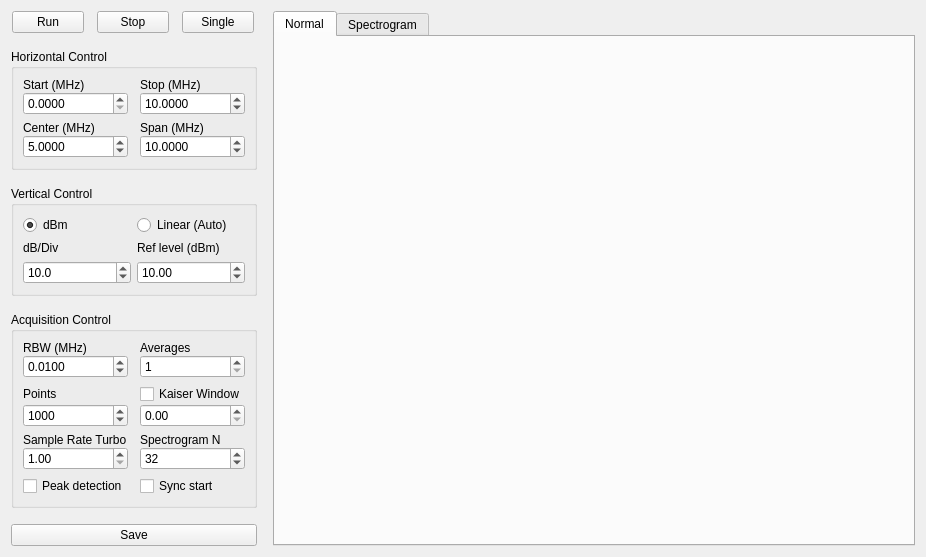
<?xml version="1.0" encoding="UTF-8"?>
<ui version="4.0">
 <class>ESA</class>
 <widget class="QWidget" name="ESA">
  <property name="geometry">
   <rect>
    <x>0</x>
    <y>0</y>
    <width>926</width>
    <height>511</height>
   </rect>
  </property>
  <property name="windowTitle">
   <string>ESA - Virtual Telecom Lab</string>
  </property>
  <layout class="QGridLayout" name="gridLayout">
   <item row="0" column="0">
    <layout class="QHBoxLayout" name="horizontalLayout">
     <property name="spacing">
      <number>16</number>
     </property>
     <property name="topMargin">
      <number>0</number>
     </property>
     <item>
      <layout class="QVBoxLayout" name="verticalLayout_9">
       <property name="sizeConstraint">
        <enum>QLayout::SetMinimumSize</enum>
       </property>
       <property name="leftMargin">
        <number>0</number>
       </property>
       <item>
        <layout class="QHBoxLayout" name="horizontalLayout_2">
         <property name="spacing">
          <number>12</number>
         </property>
         <property name="sizeConstraint">
          <enum>QLayout::SetMinimumSize</enum>
         </property>
         <property name="leftMargin">
          <number>0</number>
         </property>
         <property name="rightMargin">
          <number>0</number>
         </property>
         <item>
          <widget class="QPushButton" name="startBut">
           <property name="sizePolicy">
            <sizepolicy hsizetype="Minimum" vsizetype="Fixed">
             <horstretch>0</horstretch>
             <verstretch>0</verstretch>
            </sizepolicy>
           </property>
           <property name="minimumSize">
            <size>
             <width>0</width>
             <height>0</height>
            </size>
           </property>
           <property name="maximumSize">
            <size>
             <width>72</width>
             <height>16777215</height>
            </size>
           </property>
           <property name="text">
            <string>Run</string>
           </property>
          </widget>
         </item>
         <item>
          <widget class="QPushButton" name="stopBut">
           <property name="sizePolicy">
            <sizepolicy hsizetype="Minimum" vsizetype="Fixed">
             <horstretch>0</horstretch>
             <verstretch>0</verstretch>
            </sizepolicy>
           </property>
           <property name="minimumSize">
            <size>
             <width>0</width>
             <height>0</height>
            </size>
           </property>
           <property name="maximumSize">
            <size>
             <width>72</width>
             <height>16777215</height>
            </size>
           </property>
           <property name="text">
            <string>Stop</string>
           </property>
          </widget>
         </item>
         <item>
          <widget class="QPushButton" name="singleBut">
           <property name="maximumSize">
            <size>
             <width>72</width>
             <height>16777215</height>
            </size>
           </property>
           <property name="text">
            <string>Single</string>
           </property>
          </widget>
         </item>
        </layout>
       </item>
       <item>
        <spacer name="verticalSpacer_9">
         <property name="orientation">
          <enum>Qt::Vertical</enum>
         </property>
         <property name="sizeHint" stdset="0">
          <size>
           <width>20</width>
           <height>40</height>
          </size>
         </property>
        </spacer>
       </item>
       <item>
        <widget class="QGroupBox" name="groupBox">
         <property name="sizePolicy">
          <sizepolicy hsizetype="Minimum" vsizetype="Preferred">
           <horstretch>0</horstretch>
           <verstretch>0</verstretch>
          </sizepolicy>
         </property>
         <property name="title">
          <string>Horizontal Control</string>
         </property>
         <layout class="QGridLayout" name="gridLayout_2">
          <property name="horizontalSpacing">
           <number>12</number>
          </property>
          <property name="verticalSpacing">
           <number>6</number>
          </property>
          <item row="0" column="1">
           <layout class="QVBoxLayout" name="verticalLayout_8">
            <property name="topMargin">
             <number>0</number>
            </property>
            <item>
             <widget class="QLabel" name="label_2">
              <property name="maximumSize">
               <size>
                <width>128</width>
                <height>16777215</height>
               </size>
              </property>
              <property name="text">
               <string>Stop (MHz)</string>
              </property>
              <property name="alignment">
               <set>Qt::AlignLeading|Qt::AlignLeft|Qt::AlignVCenter</set>
              </property>
             </widget>
            </item>
            <item>
             <widget class="QDoubleSpinBox" name="stopSpin">
              <property name="maximumSize">
               <size>
                <width>128</width>
                <height>16777215</height>
               </size>
              </property>
              <property name="keyboardTracking">
               <bool>false</bool>
              </property>
              <property name="decimals">
               <number>4</number>
              </property>
              <property name="maximum">
               <double>20000.000000000000000</double>
              </property>
              <property name="value">
               <double>10.000000000000000</double>
              </property>
             </widget>
            </item>
           </layout>
          </item>
          <item row="0" column="0">
           <layout class="QVBoxLayout" name="verticalLayout_7">
            <item>
             <widget class="QLabel" name="label">
              <property name="maximumSize">
               <size>
                <width>128</width>
                <height>16777215</height>
               </size>
              </property>
              <property name="text">
               <string>Start (MHz)</string>
              </property>
              <property name="alignment">
               <set>Qt::AlignLeading|Qt::AlignLeft|Qt::AlignVCenter</set>
              </property>
             </widget>
            </item>
            <item>
             <widget class="QDoubleSpinBox" name="startSpin">
              <property name="maximumSize">
               <size>
                <width>128</width>
                <height>16777215</height>
               </size>
              </property>
              <property name="keyboardTracking">
               <bool>false</bool>
              </property>
              <property name="decimals">
               <number>4</number>
              </property>
              <property name="maximum">
               <double>20000.000000000000000</double>
              </property>
             </widget>
            </item>
           </layout>
          </item>
          <item row="3" column="1">
           <layout class="QVBoxLayout" name="verticalLayout_11">
            <property name="topMargin">
             <number>0</number>
            </property>
            <item>
             <widget class="QLabel" name="label_4">
              <property name="maximumSize">
               <size>
                <width>128</width>
                <height>16777215</height>
               </size>
              </property>
              <property name="text">
               <string>Span (MHz)</string>
              </property>
              <property name="alignment">
               <set>Qt::AlignLeading|Qt::AlignLeft|Qt::AlignVCenter</set>
              </property>
             </widget>
            </item>
            <item>
             <widget class="QDoubleSpinBox" name="spanSpin">
              <property name="maximumSize">
               <size>
                <width>128</width>
                <height>16777215</height>
               </size>
              </property>
              <property name="keyboardTracking">
               <bool>false</bool>
              </property>
              <property name="decimals">
               <number>4</number>
              </property>
              <property name="minimum">
               <double>0.001000000000000</double>
              </property>
              <property name="maximum">
               <double>20000.000000000000000</double>
              </property>
              <property name="value">
               <double>10.000000000000000</double>
              </property>
             </widget>
            </item>
           </layout>
          </item>
          <item row="3" column="0">
           <layout class="QVBoxLayout" name="verticalLayout_10">
            <item>
             <widget class="QLabel" name="label_3">
              <property name="maximumSize">
               <size>
                <width>128</width>
                <height>16777215</height>
               </size>
              </property>
              <property name="text">
               <string>Center (MHz)</string>
              </property>
              <property name="alignment">
               <set>Qt::AlignLeading|Qt::AlignLeft|Qt::AlignVCenter</set>
              </property>
             </widget>
            </item>
            <item>
             <widget class="QDoubleSpinBox" name="centerSpin">
              <property name="maximumSize">
               <size>
                <width>128</width>
                <height>16777215</height>
               </size>
              </property>
              <property name="keyboardTracking">
               <bool>false</bool>
              </property>
              <property name="decimals">
               <number>4</number>
              </property>
              <property name="maximum">
               <double>20000.000000000000000</double>
              </property>
              <property name="value">
               <double>5.000000000000000</double>
              </property>
             </widget>
            </item>
           </layout>
          </item>
         </layout>
        </widget>
       </item>
       <item>
        <widget class="QGroupBox" name="groupBox_2">
         <property name="title">
          <string>Vertical Control</string>
         </property>
         <layout class="QGridLayout" name="gridLayout_3">
          <item row="0" column="0">
           <widget class="QRadioButton" name="dbmRadio">
            <property name="text">
             <string>dBm</string>
            </property>
            <property name="checked">
             <bool>true</bool>
            </property>
           </widget>
          </item>
          <item row="0" column="1">
           <widget class="QRadioButton" name="linRadio">
            <property name="text">
             <string>Linear (Auto)</string>
            </property>
           </widget>
          </item>
          <item row="1" column="0">
           <layout class="QVBoxLayout" name="verticalLayout_12">
            <property name="topMargin">
             <number>0</number>
            </property>
            <item>
             <widget class="QLabel" name="label_7">
              <property name="text">
               <string>dB/Div</string>
              </property>
             </widget>
            </item>
            <item>
             <widget class="QDoubleSpinBox" name="dbdivSpin">
              <property name="keyboardTracking">
               <bool>false</bool>
              </property>
              <property name="decimals">
               <number>1</number>
              </property>
              <property name="minimum">
               <double>0.100000000000000</double>
              </property>
              <property name="maximum">
               <double>30.000000000000000</double>
              </property>
              <property name="value">
               <double>10.000000000000000</double>
              </property>
             </widget>
            </item>
           </layout>
          </item>
          <item row="1" column="1">
           <layout class="QVBoxLayout" name="verticalLayout_13">
            <item>
             <widget class="QLabel" name="label_8">
              <property name="text">
               <string>Ref level (dBm)</string>
              </property>
             </widget>
            </item>
            <item>
             <widget class="QDoubleSpinBox" name="reflevelSpin">
              <property name="keyboardTracking">
               <bool>false</bool>
              </property>
              <property name="minimum">
               <double>-300.000000000000000</double>
              </property>
              <property name="maximum">
               <double>100.000000000000000</double>
              </property>
              <property name="value">
               <double>10.000000000000000</double>
              </property>
             </widget>
            </item>
           </layout>
          </item>
         </layout>
        </widget>
       </item>
       <item>
        <widget class="QGroupBox" name="groupBox_3">
         <property name="sizePolicy">
          <sizepolicy hsizetype="Minimum" vsizetype="Preferred">
           <horstretch>0</horstretch>
           <verstretch>0</verstretch>
          </sizepolicy>
         </property>
         <property name="title">
          <string>Acquisition Control</string>
         </property>
         <layout class="QGridLayout" name="gridLayout_4">
          <property name="horizontalSpacing">
           <number>12</number>
          </property>
          <property name="verticalSpacing">
           <number>6</number>
          </property>
          <item row="3" column="2">
           <layout class="QVBoxLayout" name="verticalLayout_3">
            <property name="spacing">
             <number>0</number>
            </property>
            <item>
             <widget class="QLabel" name="label_6">
              <property name="text">
               <string>Spectrogram N</string>
              </property>
             </widget>
            </item>
            <item>
             <widget class="QSpinBox" name="sgNSpin">
              <property name="keyboardTracking">
               <bool>false</bool>
              </property>
              <property name="minimum">
               <number>1</number>
              </property>
              <property name="maximum">
               <number>1024</number>
              </property>
              <property name="value">
               <number>32</number>
              </property>
             </widget>
            </item>
           </layout>
          </item>
          <item row="1" column="2">
           <layout class="QVBoxLayout" name="verticalLayout">
            <property name="spacing">
             <number>0</number>
            </property>
            <property name="sizeConstraint">
             <enum>QLayout::SetDefaultConstraint</enum>
            </property>
            <item>
             <widget class="QCheckBox" name="windowCheck">
              <property name="text">
               <string>Kaiser Window</string>
              </property>
             </widget>
            </item>
            <item>
             <widget class="QDoubleSpinBox" name="windowSpin">
              <property name="keyboardTracking">
               <bool>false</bool>
              </property>
             </widget>
            </item>
           </layout>
          </item>
          <item row="1" column="0">
           <layout class="QVBoxLayout" name="verticalLayout_2">
            <property name="spacing">
             <number>0</number>
            </property>
            <item>
             <widget class="QLabel" name="label_15">
              <property name="maximumSize">
               <size>
                <width>128</width>
                <height>16777215</height>
               </size>
              </property>
              <property name="text">
               <string>Points</string>
              </property>
             </widget>
            </item>
            <item>
             <widget class="QSpinBox" name="pointsSpin">
              <property name="maximumSize">
               <size>
                <width>128</width>
                <height>16777215</height>
               </size>
              </property>
              <property name="keyboardTracking">
               <bool>false</bool>
              </property>
              <property name="minimum">
               <number>10</number>
              </property>
              <property name="maximum">
               <number>1000000</number>
              </property>
              <property name="value">
               <number>1000</number>
              </property>
             </widget>
            </item>
           </layout>
          </item>
          <item row="3" column="0">
           <layout class="QVBoxLayout" name="verticalLayout_5">
            <property name="spacing">
             <number>0</number>
            </property>
            <item>
             <widget class="QLabel" name="label_9">
              <property name="text">
               <string>Sample Rate Turbo</string>
              </property>
             </widget>
            </item>
            <item>
             <widget class="QDoubleSpinBox" name="srturboSpin">
              <property name="keyboardTracking">
               <bool>false</bool>
              </property>
              <property name="minimum">
               <double>1.000000000000000</double>
              </property>
              <property name="maximum">
               <double>100.000000000000000</double>
              </property>
             </widget>
            </item>
           </layout>
          </item>
          <item row="0" column="2">
           <layout class="QVBoxLayout" name="verticalLayout_6">
            <property name="spacing">
             <number>0</number>
            </property>
            <property name="sizeConstraint">
             <enum>QLayout::SetDefaultConstraint</enum>
            </property>
            <property name="topMargin">
             <number>0</number>
            </property>
            <item>
             <widget class="QLabel" name="label_16">
              <property name="maximumSize">
               <size>
                <width>128</width>
                <height>16777215</height>
               </size>
              </property>
              <property name="text">
               <string>Averages</string>
              </property>
             </widget>
            </item>
            <item>
             <widget class="QSpinBox" name="avgSpin">
              <property name="maximumSize">
               <size>
                <width>128</width>
                <height>16777215</height>
               </size>
              </property>
              <property name="keyboardTracking">
               <bool>false</bool>
              </property>
              <property name="minimum">
               <number>1</number>
              </property>
              <property name="maximum">
               <number>1024</number>
              </property>
             </widget>
            </item>
           </layout>
          </item>
          <item row="0" column="0">
           <layout class="QVBoxLayout" name="verticalLayout_4">
            <property name="spacing">
             <number>0</number>
            </property>
            <item>
             <widget class="QLabel" name="label_5">
              <property name="maximumSize">
               <size>
                <width>128</width>
                <height>16777215</height>
               </size>
              </property>
              <property name="text">
               <string>RBW (MHz)</string>
              </property>
             </widget>
            </item>
            <item>
             <widget class="QDoubleSpinBox" name="rbwSpin">
              <property name="maximumSize">
               <size>
                <width>128</width>
                <height>16777215</height>
               </size>
              </property>
              <property name="keyboardTracking">
               <bool>false</bool>
              </property>
              <property name="decimals">
               <number>4</number>
              </property>
              <property name="minimum">
               <double>0.000100000000000</double>
              </property>
              <property name="maximum">
               <double>2000.000000000000000</double>
              </property>
              <property name="value">
               <double>0.010000000000000</double>
              </property>
             </widget>
            </item>
           </layout>
          </item>
          <item row="4" column="0">
           <widget class="QCheckBox" name="peakCheck">
            <property name="maximumSize">
             <size>
              <width>128</width>
              <height>16777215</height>
             </size>
            </property>
            <property name="layoutDirection">
             <enum>Qt::LeftToRight</enum>
            </property>
            <property name="text">
             <string>Peak detection</string>
            </property>
           </widget>
          </item>
          <item row="4" column="2">
           <widget class="QCheckBox" name="syncCheck">
            <property name="text">
             <string>Sync start</string>
            </property>
           </widget>
          </item>
         </layout>
        </widget>
       </item>
       <item>
        <spacer name="verticalSpacer_10">
         <property name="orientation">
          <enum>Qt::Vertical</enum>
         </property>
         <property name="sizeHint" stdset="0">
          <size>
           <width>20</width>
           <height>40</height>
          </size>
         </property>
        </spacer>
       </item>
       <item>
        <widget class="QPushButton" name="saveBut">
         <property name="maximumSize">
          <size>
           <width>2560</width>
           <height>16777215</height>
          </size>
         </property>
         <property name="text">
          <string>Save</string>
         </property>
        </widget>
       </item>
      </layout>
     </item>
     <item>
      <widget class="QTabWidget" name="tabWidget">
       <property name="currentIndex">
        <number>0</number>
       </property>
       <property name="iconSize">
        <size>
         <width>16</width>
         <height>16</height>
        </size>
       </property>
       <property name="elideMode">
        <enum>Qt::ElideNone</enum>
       </property>
       <widget class="QWidget" name="normal">
        <attribute name="title">
         <string>Normal</string>
        </attribute>
        <layout class="QGridLayout" name="gridLayout_5">
         <item row="0" column="0">
          <layout class="QGridLayout" name="graphHolder">
           <property name="sizeConstraint">
            <enum>QLayout::SetMaximumSize</enum>
           </property>
          </layout>
         </item>
        </layout>
       </widget>
       <widget class="QWidget" name="spectrogram">
        <attribute name="title">
         <string>Spectrogram</string>
        </attribute>
        <layout class="QGridLayout" name="gridLayout_6">
         <item row="0" column="0">
          <layout class="QGridLayout" name="sggraphHolder">
           <property name="sizeConstraint">
            <enum>QLayout::SetMaximumSize</enum>
           </property>
          </layout>
         </item>
        </layout>
       </widget>
      </widget>
     </item>
    </layout>
   </item>
  </layout>
 </widget>
 <resources/>
 <connections/>
</ui>
